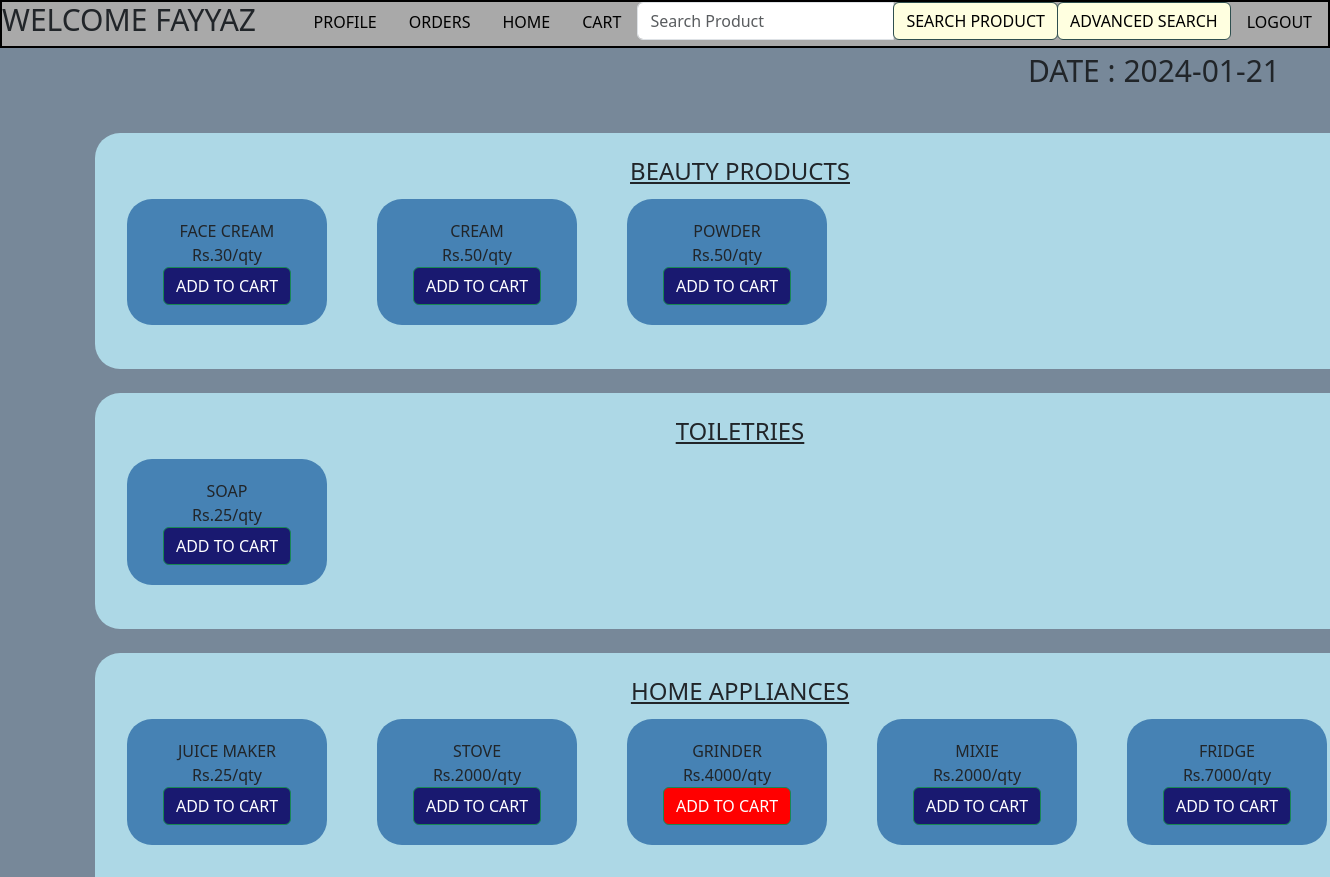
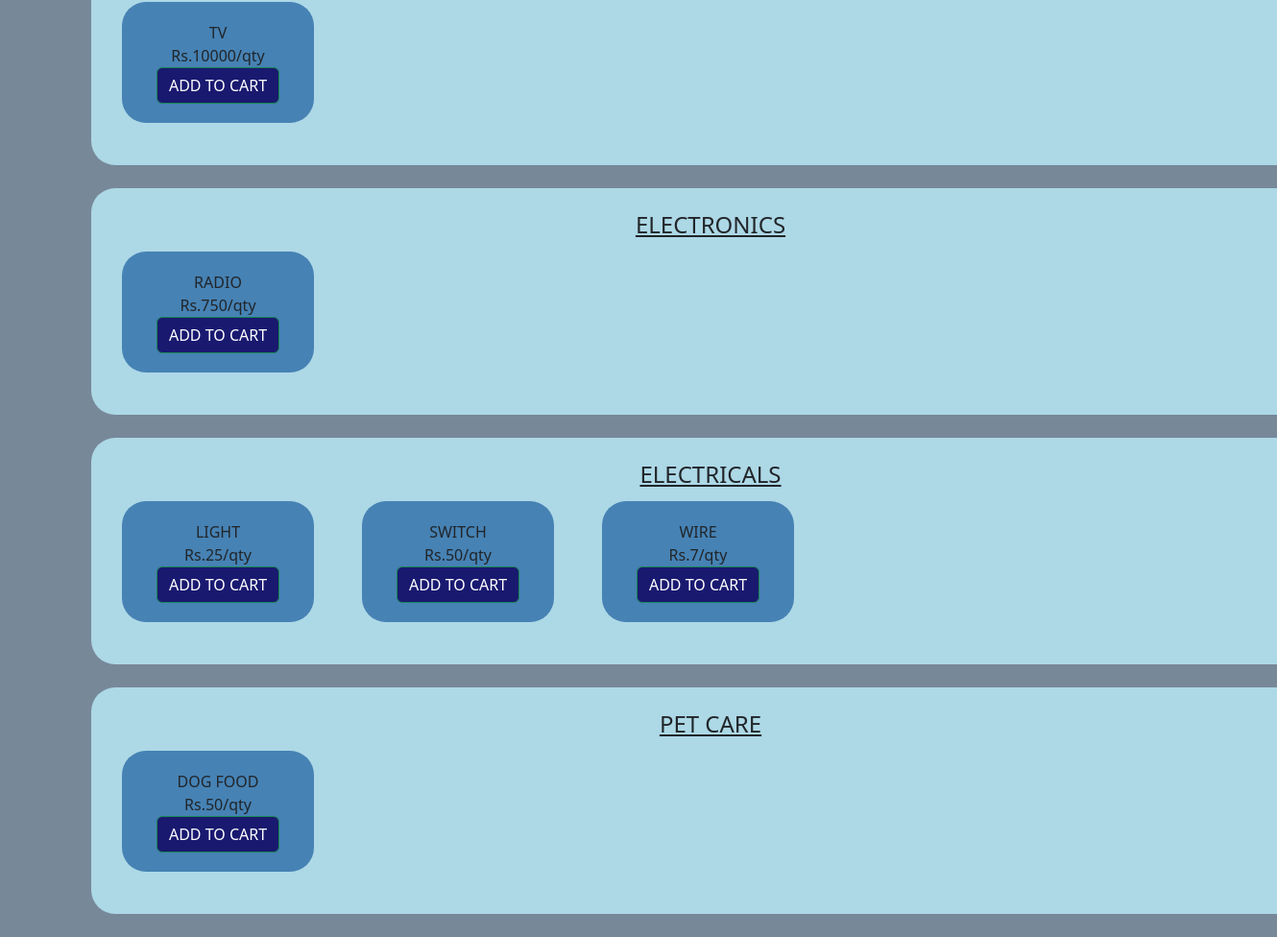
/user/home/1 (signed in), run on the app's committed database (2 pictures, top to bottom).
### models_grocery_login.py (models this page shows)
class Users(db.Model,UserMixin):
    id=db.Column(db.Integer(),autoincrement=True, primary_key=True)
    username=db.Column(db.String(), unique=True)
    password=db.Column(db.String(),nullable=False)
    role=db.Column(Enum('admin','user'),nullable=False)
    address=db.Column(db.String())
    address2=db.Column(db.String())
    city=db.Column(db.String())
    state=db.Column(db.String())
    zip=db.Column(db.Integer())
    ubooking=db.relationship('Order',backref="book")

class Category(db.Model):
    category_id=db.Column(db.Integer(),autoincrement=True, primary_key=True)
    category_name=db.Column(db.String(),unique=True,nullable=False)
    prod=db.relationship('Product',backref="item")

class Product(db.Model):
    product_id=db.Column(db.Integer(),autoincrement=True, primary_key=True)
    product_name=db.Column(db.String(),nullable=False,unique=True)
    product_quantity=db.Column(db.Integer(),nullable=False)
    product_rate=db.Column(db.Integer(),nullable=False)
    product_manufacture=db.Column(db.String(),nullable=False)
    product_expirydate=db.Column(db.Date(),nullable=False)
    product_category=db.Column(db.Integer(),db.ForeignKey('category.category_id'),nullable=False)
    product_order=db.relationship('Order',backref="ord")

### grocery_app_login_api.py (the view)
@app.route("/user/home/<int:sl_no>",methods=["GET"])
@login_required
def userhome(sl_no):
    if current_user.role=='user':
        user=Users.query.filter_by(id=sl_no).first()
        catall=Category.query.all()
        cat=[]
        for i in catall:
            if Product.query.filter_by(product_category=i.category_id).all()!=[]:
                cat.append(i)
        prod=Product.query.order_by(desc(Product.product_id)).all()
        cartn=len(Cart.query.filter_by(cart_user=user.id).all())
        return render_template('user_dashboard.html',cat=cat,prod=prod,user=user,dat=date.today(),cartn=cartn)

### grocery_app_login_api.py (called while the page is built)
@login_manager.user_loader
def load_user(user_id):
    return Users.query.get(user_id)

### templates/user_dashboard.html (shortened to what this page needs)
<!DOCTYPE html>
<html lang="en">
<head>
  <link href="https://cdn.jsdelivr.net/npm/bootstrap@5.3.0-alpha1/dist/css/bootstrap.min.css" rel="stylesheet">
</head>
<body style="background-color: lightslategray;">
  <div style='border:2px solid black;background-color:darkgrey;' class="d-flex justify-content-between">
    <div style="justify-content:flex-start">
      <h1 style="display:inline-block;font-size:30px ;">WELCOME {{ user.username|upper }}</h1>
    </div>
    <ul class="nav justify-content-end">
      <li class="nav-item">
        <a class="nav-link" href="/user/profile/{{ user.id }}">PROFILE</a>
      </li>
      <li class="nav-item">
        <a class="nav-link" href="/user/order/history/{{ user.id }}">ORDERS</a>
      </li>
      <li class="nav-item">
        <a class="nav-link" href="/user/home/{{ user.id }}">HOME</a>
      </li>
      <li class="nav-item">
        <a class="nav-link" href="/user/cart/{{ user.id }}">
          CART
        </a>
      </li>
      <li class="nav-item">
        <form class="form-inline" action="/user/search/{{ user.id }}" method="POST">
          <div class="input-group">
            <input class="form-control" type="search" placeholder="Search Product" aria-label="Search" name="search" required>
            <div class="input-group-append">
              <button class="btn btn-outline-success my-2 my-sm-0" type="submit">SEARCH PRODUCT </button>
            </div>
            <div class="input-group-append">
              <a href="/user/advsearch/{{ user.id }}" class="btn btn-outline-success my-2 my-sm-0">ADVANCED SEARCH</a>
            </div>
          </div>
        </form>
        <li class="nav-item">
          <a class="nav-link" href="/logout">LOGOUT</a>
        </li>
      </li>
    </ul>
  </div>
  <p style="font-size:30px;text-align:end;margin-right: 50px;">DATE : {{ dat }} </p>
  <br>
  <div class="container text-center">
    {% for c in cat %}
    <div class="row row-cols-5" id="rcorners1">
      <div class="col" style="font-size: 24px;text-decoration: underline;">
      {{ c.category_name|upper }}
      </div>
        {% for i in prod %}
        {% if c.category_id == i.product_category %}
      <div class="col">
          <div id="rcorners2">
          <span>{{ i.product_name|upper }}</span>
          <br>
          Rs.<span>{{ i.product_rate }}</span>/qty
          {% if i.product_quantity < 1 %}
          <a href='/user/cart/{{ user.id }}/{{ i.product_id }}'><button type="button" class="btn btn-success red-button" style="--bs-btn-bg: red" >ADD TO CART</button></a>
          {% else %}
          <a href='/user/cart/{{ user.id }}/{{ i.product_id }}'><button type="button" class="btn btn-success" style="--bs-btn-bg: midnightblue; ">ADD TO CART</button></a>
          {% endif %}
          </div>
          <br>
      </div>
        {% endif %}
        {% endfor %}
    </div>
    <br>
    {% endfor %}
  </div>
</body>
</html>

### templates/user_dashboard.html (style rules this page uses)
#rcorners1 { border-radius: 25px; background: lightblue; padding: 20px; width: 1290px; display: flex; align-items: center; min-height:200px; flex-wrap: wrap; }
#rcorners2 { display: block; border-radius: 25px; background: steelblue; flex-direction: column; padding: 20px; align-items: center; min-height: 100px; width: 200px; text-overflow: ellipsis; margin-top: 10px; flex:1; }
.nav-link { color:black }
.btn-outline-success { --bs-btn-color: black; --bs-btn-bg: lightyellow; --bs-btn-border-color: darkslategray; --bs-btn-hover-color: black; --bs-btn-hover-bg: seagreen; --bs-btn-hover-border-color: lightgrey; }

### data on the page
Users: username "FAYYAZ"
Category: category_name "BEAUTY PRODUCTS"
Product: product_name "FACE CREAM", product_rate "30"
Product: product_name "CREAM", product_rate "50"
Product: product_name "POWDER", product_rate "50"
Category: category_name "TOILETRIES"
Product: product_name "SOAP", product_rate "25"
Category: category_name "HOME APPLIANCES"
Product: product_name "JUICE MAKER", product_rate "25"
Product: product_name "STOVE", product_rate "2000"
Product: product_name "GRINDER", product_rate "4000"
Product: product_name "MIXIE", product_rate "2000"
Product: product_name "FRIDGE", product_rate "7000"
Product: product_name "TV", product_rate "10000"
Category: category_name "ELECTRONICS"
Product: product_name "RADIO", product_rate "750"
Category: category_name "ELECTRICALS"
Product: product_name "LIGHT", product_rate "25"
Product: product_name "SWITCH", product_rate "50"
Product: product_name "WIRE", product_rate "7"
Category: category_name "PET CARE"
Product: product_name "DOG FOOD", product_rate "50"
